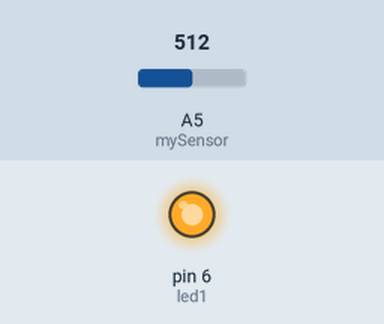
This sketch was run on a simulated Arduino Uno, built with avr-gcc and run on an emulated ATmega328P. Parts: output pins drawn as LEDs (lit = HIGH). Inputs (shaded band) come from the test bench; at power-on: A5 (mySensor) = 512. What the sketch prints to the serial monitor is not drawn.

Above: at 0.2 s.
Timing chart, 0 to 1.7 s (numbered marks = the images above):
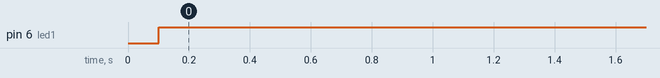

The sketch:

humanInteractionProject_basic.ino
```cpp
/*  This code was written for the Stitch the Loop e-textiles curriculum by the
Exploring Computer Science e-textiles team. ECS 2018 GPL V3 for non commercial use.
ECS 2018 CC- BY NC SA. Lastest Update August 2020 */

/*
◇◇◇◇◇◇◇◇◇◇◇◇◇◇◇◇◇◇◇◇◇◇◇◇◇◇◇◇◇◇◇◇◇◇◇◇◇◇◇◇◇◇◇◇◇◇◇◇◇◇◇◇◇◇◇◇◇◇◇◇◇◇◇◇◇◇
This program is a starter you will need to add code.  This code will compile as is.
◇◇◇◇◇◇◇◇◇◇◇◇◇◇◇◇◇◇◇◇◇◇◇◇◇◇◇◇◇◇◇◇◇◇◇◇◇◇◇◇◇◇◇◇◇◇◇◇◇◇◇◇◇◇◇◇◇◇◇◇◇◇◇◇◇◇

*/
/*  STUDENT META HERE
STUDENT NAME(S)
 Date Written
Brief description of what program does here.
*/

// The first section is where to declare global variables and call up additional files the program needs to use.
int led1 = 6; //name your led pins

int mySensor = A5; //name your sensor (for the light sensor use A5, for the sound sensor use A4)
int sensorStorage;  //this variable stores readings from the sensor

void setup() {
  // The second section is for things that only need to be done once at the beginning of the program.
  pinMode(led1, OUTPUT);   //set your led pin to OUTPUT
  pinMode(mySensor, INPUT); //sets your sensor to INPUT
  Serial.begin(9600); //allows you to read your sensor
}

void loop() {
  /* The third section is for things that happen repeatedly in the program loop
while the program is running. The code is executed in the order coded. */

  sensorStorage = analogRead(mySensor); //the part of your code that reads data from the sensor
  Serial.println(sensorStorage); //prints the value of the sensor to the serial monitor
  delay(100); //delay for 1/10 of a second

 /*Write your actions here. Your sets of if/else statements
  for your human interaction project along with which lighting patterns
  you want to call
  */

  lightingPattern1();


}

// The fourth section is for functions that are called up by the third section.

void lightingPattern1(){ //Sample function for a lighting pattern
 digitalWrite(led1,HIGH);
}
```

Measured:
- by itself, pin 6 (led1): LOW → HIGH at 0.10 s
